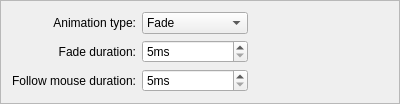
<?xml version="1.0" encoding="UTF-8"?>
<ui version="4.0">
 <class>FollowMouseAnimationConfigBox</class>
 <widget class="QFrame" name="FollowMouseAnimationConfigBox">
  <property name="geometry">
   <rect>
    <x>0</x>
    <y>0</y>
    <width>400</width>
    <height>94</height>
   </rect>
  </property>
  <property name="sizePolicy">
   <sizepolicy hsizetype="Preferred" vsizetype="Preferred">
    <horstretch>0</horstretch>
    <verstretch>0</verstretch>
   </sizepolicy>
  </property>
  <property name="windowTitle">
   <string>Frame</string>
  </property>
  <property name="frameShape">
   <enum>QFrame::StyledPanel</enum>
  </property>
  <property name="frameShadow">
   <enum>QFrame::Sunken</enum>
  </property>
  <layout class="QGridLayout" name="gridLayout">
   <item row="0" column="0">
    <widget class="QLabel" name="label">
     <property name="text">
      <string>Animation type:</string>
     </property>
     <property name="alignment">
      <set>Qt::AlignRight|Qt::AlignTrailing|Qt::AlignVCenter</set>
     </property>
     <property name="buddy">
      <cstring>typeComboBox</cstring>
     </property>
    </widget>
   </item>
   <item row="0" column="1">
    <widget class="KComboBox" name="typeComboBox">
     <item>
      <property name="text">
       <string>Fade</string>
      </property>
     </item>
     <item>
      <property name="text">
       <string>Follow Mouse</string>
      </property>
     </item>
    </widget>
   </item>
   <item row="1" column="0">
    <widget class="QLabel" name="durationLabel">
     <property name="text">
      <string>Fade duration:</string>
     </property>
     <property name="alignment">
      <set>Qt::AlignRight|Qt::AlignTrailing|Qt::AlignVCenter</set>
     </property>
     <property name="buddy">
      <cstring>durationSpinBox</cstring>
     </property>
    </widget>
   </item>
   <item row="2" column="0">
    <widget class="QLabel" name="followMouseDurationLabel">
     <property name="text">
      <string>Follow mouse duration:</string>
     </property>
     <property name="alignment">
      <set>Qt::AlignRight|Qt::AlignTrailing|Qt::AlignVCenter</set>
     </property>
     <property name="buddy">
      <cstring>followMouseDurationSpinBox</cstring>
     </property>
    </widget>
   </item>
   <item row="0" column="2">
    <spacer name="horizontalSpacer">
     <property name="orientation">
      <enum>Qt::Horizontal</enum>
     </property>
     <property name="sizeHint" stdset="0">
      <size>
       <width>40</width>
       <height>20</height>
      </size>
     </property>
    </spacer>
   </item>
   <item row="1" column="1">
    <widget class="QSpinBox" name="durationSpinBox">
     <property name="suffix">
      <string>ms</string>
     </property>
     <property name="minimum">
      <number>5</number>
     </property>
     <property name="maximum">
      <number>2000</number>
     </property>
     <property name="singleStep">
      <number>5</number>
     </property>
    </widget>
   </item>
   <item row="2" column="1">
    <widget class="QSpinBox" name="followMouseDurationSpinBox">
     <property name="suffix">
      <string>ms</string>
     </property>
     <property name="minimum">
      <number>5</number>
     </property>
     <property name="maximum">
      <number>2000</number>
     </property>
     <property name="singleStep">
      <number>5</number>
     </property>
    </widget>
   </item>
  </layout>
 </widget>
 <customwidgets>
  <customwidget>
   <class>KComboBox</class>
   <extends>QComboBox</extends>
   <header>kcombobox.h</header>
  </customwidget>
 </customwidgets>
 <resources/>
 <connections/>
</ui>
